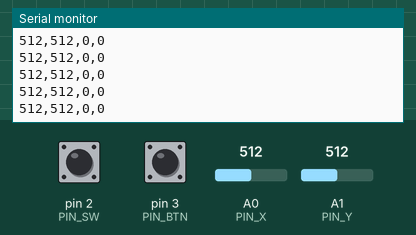
Simulated run of this sketch. Board: Arduino Uno, built with avr-gcc and run on an emulated ATmega328P. On the bench: the last lines printed to the serial monitor. The inputs (shaded band) are chosen by the test bench; at power-on: A0 (PIN_X) = 512, A1 (PIN_Y) = 512, pin 2 (PIN_SW) HIGH, pin 3 (PIN_BTN) HIGH.

Above: at 1.2 s.
1.3 s: A0 (PIN_X) set to 716
At 2.1 s:
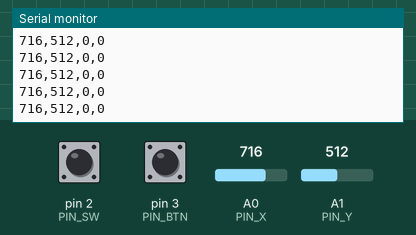
2.8 s: A1 (PIN_Y) set to 716
At 3.5 s:
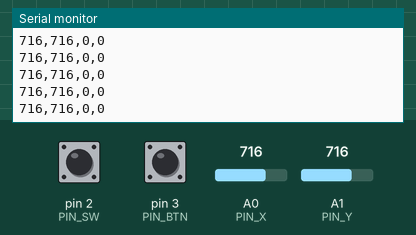
4.3 s: pin 2 (PIN_SW) pulled LOW for 0.15 s
5.9 s: pin 3 (PIN_BTN) pulled LOW for 0.15 s
7.5 s: A0 (PIN_X) set to 900
At 8.3 s:
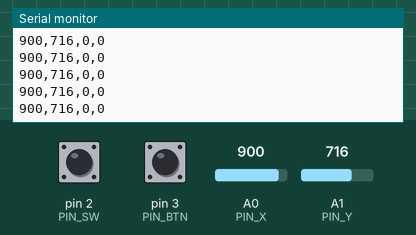
9.0 s: pin 2 (PIN_SW) pulled LOW for 1 s
At 9.9 s:
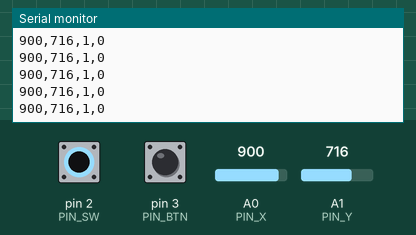
Timing chart, 0 to 12.0 s (numbered marks = the images above; inputs shaded):
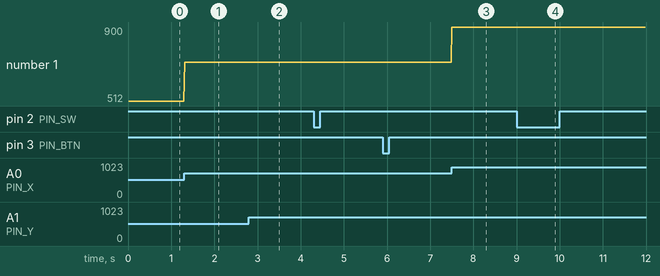

The sketch:

04_joystick.ino
```cpp
// 04_joystick: 조이스틱 + 택트 스위치 입력을 시리얼로 PC(웹 게임)에 보낸다
// 보드: Arduino Uno / 시리얼: 115200 baud (게임 입력 지연을 줄이려고 9600 대신 사용)
// 배선: 조이스틱 GND → GND, +5V → 5V, VRx → A0, VRy → A1, SW → D2
//       택트 스위치 한쪽 → D3, 다른 쪽 → GND (내부 풀업 사용, 누르면 LOW)
// 출력: 약 60Hz 로 "x,y,sw,btn" 한 줄 (x·y 0~1023, sw·btn 은 눌림 = 1)
// 웹 게임: labs/04_joystick/web 을 Chrome 으로 열고 [조이스틱 연결] 을 누른다.

const int PIN_X = A0, PIN_Y = A1;
const int PIN_SW = 2, PIN_BTN = 3;
const unsigned long SEND_MS = 16;

unsigned long lastSend = 0;

void setup() {
  pinMode(PIN_SW, INPUT_PULLUP);
  pinMode(PIN_BTN, INPUT_PULLUP);
  Serial.begin(115200);
}

void loop() {
  if (millis() - lastSend < SEND_MS) return;
  lastSend = millis();

  Serial.print(analogRead(PIN_X));
  Serial.print(',');
  Serial.print(analogRead(PIN_Y));
  Serial.print(',');
  Serial.print(digitalRead(PIN_SW) == LOW ? 1 : 0);
  Serial.print(',');
  Serial.println(digitalRead(PIN_BTN) == LOW ? 1 : 0);
}
```

Measured:
- after the input at 1.3 s, the serial monitor: prints a new line at once (image 1)
- after the input at 2.8 s, the serial monitor: prints a new line at once (image 2)
- after the input at 7.5 s, the serial monitor: prints a new line at once (image 3)
- after the input at 9.0 s, the serial monitor: prints a new line at once (image 4)
- plotted number 1: 512 → 716 after the input at 1.3 s, 716 → 900 after the input at 7.5 s
